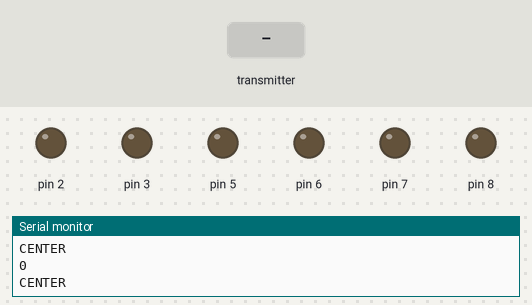
The sketch below on a simulated Arduino Uno, built with avr-gcc and run on an emulated ATmega328P. On the bench: output pins drawn as LEDs (lit = HIGH), the last lines printed to the serial monitor. The test bench sets the inputs (shaded band). No radio packets arrive unless stated.

Above: at 1.2 s.
1.3 s: the transmitter starts sending ch7 = 64
At 2.5 s:
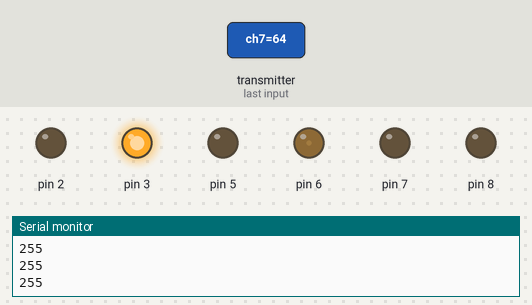
2.8 s: the transmitter starts sending ch7 = 0
At 3.4 s:
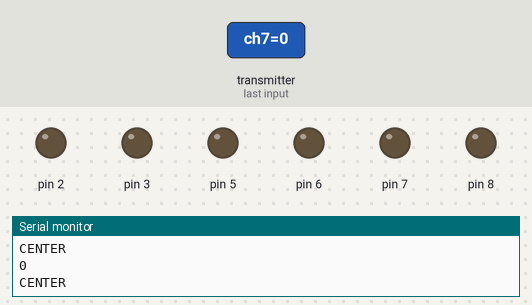
4.3 s: the transmitter starts sending ch7 = 128
At 5.0 s:
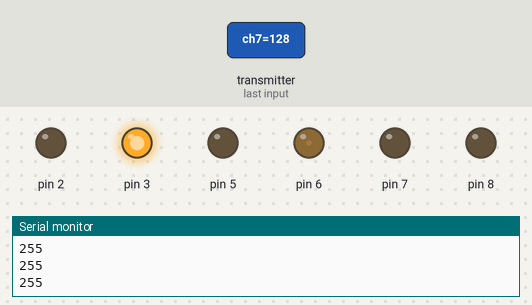
Timing chart, 0 to 7.3 s (numbered marks = the images above; inputs shaded):
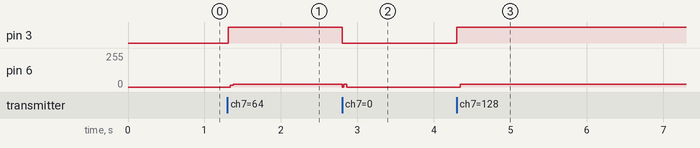

Measured:
- after the input at 1.3 s, pin 3: LOW → HIGH at once; pin 6: 0/255 → 19/255 at once
- after the input at 2.8 s, pin 3: HIGH → LOW at once; pin 6: 19/255 → 0/255 at once
- after the input at 4.3 s, pin 3: LOW → HIGH at once; pin 6: 0/255 → 19/255 at once

The sketch:

bot_receiver.ino
```cpp
/* Receiver code for the Arduino Radio control with PWM output
 * Install the NRF24 library to your IDE
 * Upload this code to the Arduino UNO, NANO, Pro mini (5V,16MHz)
 * Connect a NRF24 module to it:

    Module // Arduino UNO,NANO

    GND    ->   GND
    Vcc    ->   3.3V
    CE     ->   D9
    CSN    ->   D10
    CLK    ->   D13
    MOSI   ->   D11
    MISO   ->   D12

This code receive 7 channels and create a PWM output for each one on D2, D3, D4, D5, D6, D7and D8
Please, like share and subscribe : https://www.youtube.com/c/ELECTRONOOBS
*/


#include <SPI.h>
#include <nRF24L01.h>
#include <RF24.h>


const uint64_t pipeIn = 0xE8E8F0F0E1LL;     //Remember that this code is the same as in the transmitter
RF24 radio(9, 10);  //CSN and CE pins

// The sizeof this struct should not exceed 32 bytes
struct Received_data {
  byte ch1;
  byte ch2;
  byte ch3;
  byte ch4;
  byte ch5;
  byte ch6;
  byte ch7;
};

Received_data received_data;

int Xaxis = 0;
int Yaxis = 0;
int gyro = 0;
int LED = 0;
int DPAD = 0;
int FAST = 1;
int SPEED = 0;

void reset_the_Data()
{
  // 'safe' values to use when NO radio input is detected
  received_data.ch1 = 0;      //Throttle (channel 1) to 0
  received_data.ch2 = 0;
  received_data.ch3 = 0;
  received_data.ch4 = 0;
  received_data.ch5 = 0;
  received_data.ch6 = 1;
  received_data.ch7 = 0;
}


/**************************************************/

void setup()
{
  pinMode(2,OUTPUT);
  pinMode(3,OUTPUT);
  pinMode(5,OUTPUT);
  pinMode(6,OUTPUT);
  pinMode(7,OUTPUT);
  pinMode(8,OUTPUT);
  Serial.begin(9600);
  //We reset the received values
  reset_the_Data();

  //Once again, begin and radio configuration
  radio.begin();
  radio.setAutoAck(false);
  radio.setDataRate(RF24_250KBPS);
  radio.openReadingPipe(1,pipeIn);

  //We start the radio comunication
  radio.startListening();

}

/**************************************************/

unsigned long lastRecvTime = 0;

//We create the function that will read the data each certain time
void receive_the_data()
{
  while ( radio.available() ) {
  radio.read(&received_data, sizeof(Received_data));
  lastRecvTime = millis(); //Here we receive the data
}
}

void motion()
  {
    if(DPAD==1 || gyro==1)
      {
        if(Xaxis<110 && Yaxis<180 && Yaxis>100) //UP
         {
          digitalWrite(2,HIGH);
          digitalWrite(5,LOW);
          digitalWrite(7,HIGH);
          digitalWrite(8,LOW);
          Serial.println("UP");
         }
        else if(Xaxis>200 && Yaxis<180 && Yaxis>100)  //DOWN
          {
           digitalWrite(5,HIGH);
           digitalWrite(2,LOW);
           digitalWrite(8,HIGH);
           digitalWrite(7,LOW);
           Serial.println("DOWN");
          }

        else if(Yaxis>180 && Xaxis<200 && Xaxis>120) //RIGHT
          {
           digitalWrite(5,HIGH);
           digitalWrite(2,LOW);
           digitalWrite(7,HIGH);
           digitalWrite(8,LOW);
           Serial.println("RIGHT");
          }
        else if(Yaxis<110 && Xaxis<200 && Xaxis>120) //LEFT
          {
           digitalWrite(2,HIGH);
           digitalWrite(5,LOW);
           digitalWrite(8,HIGH);
           digitalWrite(7,LOW);
           Serial.println("LEFT");
          }
       else
        {
           digitalWrite(2,LOW);
           digitalWrite(5,LOW);
           digitalWrite(8,LOW);
           digitalWrite(7,LOW);
           Serial.println("CENTER");
        }
      }
  }

/**************************************************/

void loop()
{
  int Speed;

  //Receive the radio data
  receive_the_data();

//////////This small if will reset the data if signal is lost for 1 sec.
/////////////////////////////////////////////////////////////////////////
  /*unsigned long now = millis();
  if ( now - lastRecvTime > 1000 ) {
    // signal lost?
    reset_the_Data();
    //Go up and change the initial values if you want depending on
    //your aplications. Put 0 for throttle in case of drones so it won't
    //fly away
  } */


  Xaxis = received_data.ch1;   //X axis
  Yaxis = received_data.ch2;   //Y axis
  gyro  = received_data.ch3;
  LED   = received_data.ch4;
  DPAD  = received_data.ch5;
  FAST  = received_data.ch6;
  SPEED = received_data.ch7/10;

  //Speed=map(SPEED,0,10,0,255);
  Speed=255;
  if(SPEED<3)
   Speed=0;

  analogWrite(3,Speed);
  analogWrite(6,Speed+20);
  //Create the the PWM signals
  if(Speed!=0)
   motion();

  else
   {
    analogWrite(3,0);
    analogWrite(6,0);
    digitalWrite(2,LOW);
    digitalWrite(5,LOW);
    digitalWrite(8,LOW);
    digitalWrite(7,LOW);
    Serial.println("CENTER");
   }

  Serial.println(Speed);
}//Loop end
```
